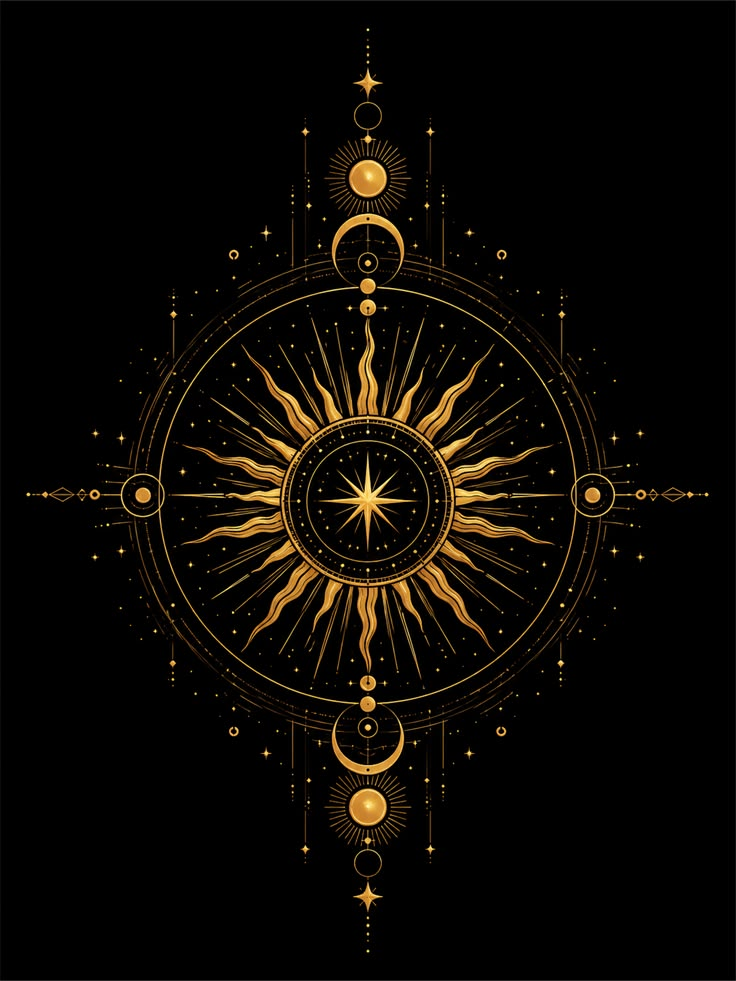
#> input picture design/resonance-gathering/celestial.jpg, 736 x 981 px
$ python normalize-assets.py ../design/resonance-gathering/celestial.jpg
#> lines starting #> are read from the running program, lines starting #| are printed output that depends on the picture
#!/usr/bin/env python3
"""Normalize built-in library art onto the app's standard icon frame.

Mirrors lib/icon-image.ts (`normalizeIconImage`) exactly — the pipeline every
UPLOADED icon already goes through: trim to the artwork's bounding box
(ignoring near-transparent and near-white pixels), scale so the box DIAGONAL
equals TARGET_DIAGONAL (side capped at MAX_SIDE), and center on a transparent
1536x1024 frame. Diagonal sizing equalizes how far each icon reaches toward a
circular clip's edge regardless of aspect ratio — the site's circle frames
(profile commitments, /roles emblems, Cabinet medals) and EventIcon's 1.5x
image scale are all tuned against this convention.

Usage: normalize-assets.py file.webp [file2.webp ...]   (in place, webp q92)
"""
import pathlib
import sys

import numpy as np
from PIL import Image

ICON_FRAME_W, ICON_FRAME_H = 1536, 1024
TARGET_DIAGONAL = 1060
MAX_SIDE = 980
ALPHA_FLOOR = 16
WHITE_CEIL = 245


def normalize(path: pathlib.Path) -> tuple[int, int]:
    im = Image.open(path).convert("RGBA")
    px = np.asarray(im)
    content = (px[..., 3] >= ALPHA_FLOOR) & ~(
        (px[..., 0] > WHITE_CEIL) & (px[..., 1] > WHITE_CEIL) & (px[..., 2] > WHITE_CEIL)
    )
#> content: shape (981, 736) bool; every value is 1
    ys, xs = np.nonzero(content)
    if not len(ys):
        raise SystemExit(f"{path.name}: blank image")
    cropped = im.crop((xs.min(), ys.min(), xs.max() + 1, ys.max() + 1))
    cw, ch = cropped.size
#> cw = 736; ch = 981
    factor = min(TARGET_DIAGONAL / (cw**2 + ch**2) ** 0.5, MAX_SIDE / max(cw, ch))
#> factor = 0.864
    scaled = cropped.resize((max(1, round(cw * factor)), max(1, round(ch * factor))),
                            Image.LANCZOS)
    frame = Image.new("RGBA", (ICON_FRAME_W, ICON_FRAME_H), (0, 0, 0, 0))
#> frame: PIL image 1536x1024 RGBA; every value is 0
    frame.paste(scaled, ((ICON_FRAME_W - scaled.width) // 2,
                         (ICON_FRAME_H - scaled.height) // 2), scaled)
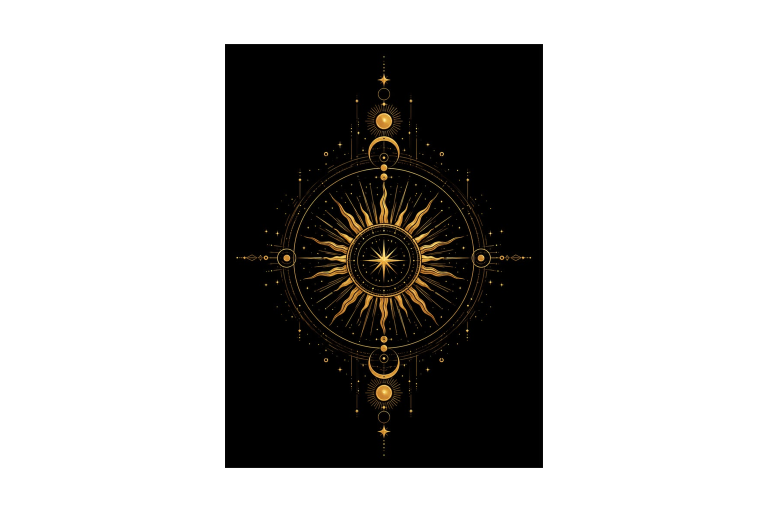
#> frame: PIL image 1536x1024 RGBA (shown at 1/2 size); mean R, G, B, A 3.9, 2.9, 1.6, 87.4; transparent parts drawn white
    frame.save(path, "WEBP", quality=92)
    return scaled.size


if __name__ == "__main__":
    if len(sys.argv) < 2:
        raise SystemExit(__doc__)
    for arg in sys.argv[1:]:
        p = pathlib.Path(arg)
        w, h = normalize(p)
#> w = 636; h = 848
        print(f"{p.name}: art {w}x{h} on {ICON_FRAME_W}x{ICON_FRAME_H}")
#| celestial.jpg: art 636x848 on 1536x1024
